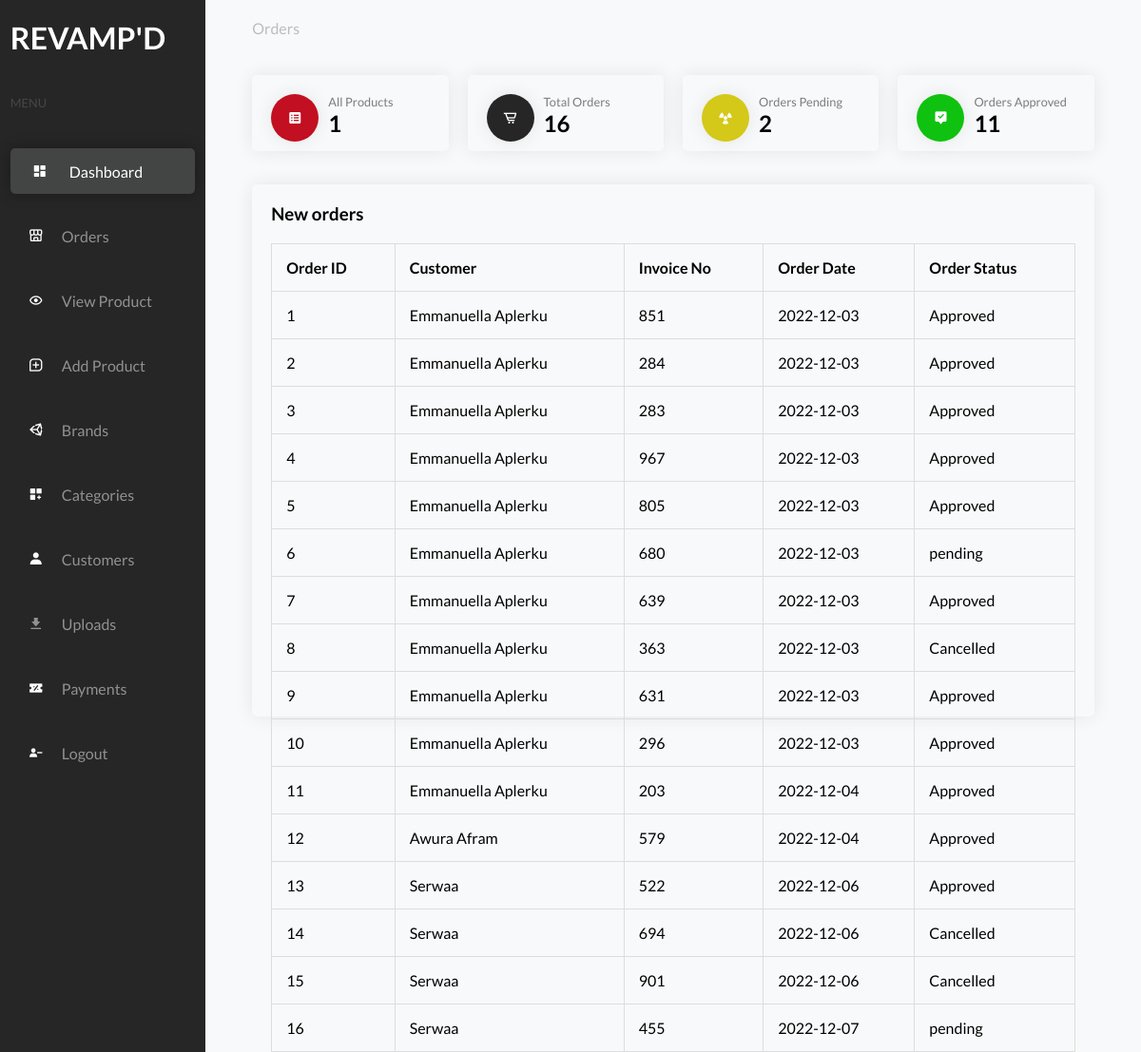
Page /admin/admin_main.php (signed in) on the committed database.
### tables this page shows
CREATE TABLE `orders` (
  `order_id` int(11) NOT NULL,
  `customer_id` int(11) NOT NULL,
  `invoice_no` int(11) NOT NULL,
  `order_date` date NOT NULL,
  `order_status` varchar(100) NOT NULL
);

CREATE TABLE `customer` (
  `customer_id` int(11) NOT NULL,
  `customer_name` varchar(100) NOT NULL,
  `customer_email` varchar(50) NOT NULL,
  `customer_pass` varchar(150) NOT NULL,
  `customer_country` varchar(30) NOT NULL,
  `customer_city` varchar(30) NOT NULL,
  `customer_contact` varchar(15) NOT NULL,
  `customer_image` varchar(100) DEFAULT NULL,
  `user_role` int(11) NOT NULL
);

### controllers/cart_controller.php (called while the page is built, shortened)
<?php
include_once dirname(__FILE__) . '/../classes/cart_class.php';
function sum_pending_orders_ctr()
{
    $sum_orders = new cart_class();
    return $sum_orders->sum_pending_orders_cls();
}
function count_orders_ctr()
{
    $count_orders = new cart_class();
    return $count_orders->count_orders_cls();
}
function count_products_ctr()
{
    $count_products = new cart_class();
    return $count_products->count_products_cls();
}
function sum_approved_orders_ctr()
{
    $sum_approved_orders = new cart_class();
    return $sum_approved_orders->sum_approved_orders_cls();
}
function select_order_admin_ctr()
{
    $select_order_admin = new cart_class();
    return $select_order_admin->select_order_admin_cls();
}
?>

### settings/db_class.php (called while the page is built, shortened)
<?php
class db_connection
{
	public $db = null;
	public $results = null;
	function db_connect(){
		$this->db = mysqli_connect(SERVERNAME,HOSTNAME,PASSWORD,DATABASE);
		if (mysqli_connect_errno()) {
			return false;
		}else{
			return true;
		}
	}
	function db_query($sqlQuery){
		$this->results = mysqli_query($this->db,$sqlQuery);
		if ($this->results == false) {
			return false;
		}else{
			return true;
		}
	}
	function db_fetch_one($sql){
		if(!$this->db_query($sql)){
			return false;
		}
		return mysqli_fetch_assoc($this->results);
	}
	function db_fetch_all($sql){
		if(!$this->db_query($sql)){
			return false;
		}
		return mysqli_fetch_all($this->results, MYSQLI_ASSOC);
	}
}
?>

### classes/cart_class.php (called while the page is built, shortened)
<?php
include_once dirname(__FILE__) . '/../settings/db_class.php';
class cart_class extends db_connection
{
    function sum_pending_orders_cls()
    {
        return $this->db_fetch_one(
            "select count(order_status) as result from orders where order_status='pending'"
        );
    }
    function count_orders_cls()
    {
        return $this->db_fetch_one('select count(*) as count from orders');
    }
    function count_products_cls()
    {
        return $this->db_fetch_one('select count(*) as count from products');
    }
    function sum_approved_orders_cls()
    {
        return $this->db_fetch_one(
            "select count(order_status) as result from orders where order_status='approved'"
        );
    }
    function select_order_admin_cls()
    {
        return $this->db_fetch_all(
            'select customer.customer_id, customer.customer_name, orders.order_id, orders.invoice_no, orders.order_date, orders.order_status from orders join customer on (customer.customer_id = orders.customer_id)'
        );
    }
}
?>

### admin/admin_main.php (the view, shortened to what this page needs)
<?php
include_once (dirname(__FILE__)) . '/../controllers/cart_controller.php';
$pendingOrders = sum_pending_orders_ctr();
$orderCount = count_orders_ctr();
$productCount = count_products_ctr();
$approvedOrders = sum_approved_orders_ctr();
$ordersAdmin = select_order_admin_ctr();
if (isset($_SESSION['role']) == '1') {
?>
    <!DOCTYPE html>
    <html lang="en">
    <head>
        <link rel="stylesheet" href="../css/admin.css">
        <link href='https://unpkg.com/boxicons@2.1.4/css/boxicons.min.css' rel='stylesheet'>
    </head>
    <body>
        <div class="us_container">
            <div class="sidebar">
                <div class="content">
                    <div class="logo" style="padding: 20px 0; color:white;">
                        <h1>REVAMP'D</h1>
                    </div>
                    <p class="sm">Menu</p>
                    <div class="menuItems">
                        <a href="./admin_main.php" class="menuItem active">
                            <div class="icon">
                                <i style="color: white;" class='bx bxs-dashboard'></i>
                            </div>
                            <p class="m_name">Dashboard</p>
                        </a>
                        <a href="./admin_orders.php" class="menuItem">
                            <div class="icon">
                                <i style="color: white;" class='bx bx-store-alt'></i>
                            </div>
                            <p class="m_name">Orders</p>
                        </a>
                        <a href="./admin_viewproduct.php" class="menuItem">
                            <div class="icon">
                                <i style="color: white;" class='bx bx-show'></i>
                            </div>
                            <p class="m_name">View Product</p>
                        </a>
                        <a href="./admin_addproducts.php" class="menuItem">
                            <div class="icon">
                                <i style="color: white;" class='bx bx-message-square-add'></i>
                            </div>
                            <p class="m_name">Add Product</p>
                        </a>
                        <a href="./admin_brands.php" class="menuItem">
                            <div class="icon">
                                <i style="color: white;" class='bx bxl-unity'></i>
                            </div>
                            <p class="m_name">Brands</p>
                        </a>
                        <a href="./admin_categories.php" class="menuItem">
                            <div class="icon">
                                <i style="color: white;" class='bx bxs-customize'></i>
                            </div>
                            <p class="m_name">Categories</p>
                        </a>
                        <a href="./admin_customers.php" class="menuItem">
                            <div class="icon">
                                <i style="color: white;" class='bx bxs-user'></i>
                            </div>
                            <p class="m_name">Customers</p>
                        </a>
                        <a href="./admin_customer_uploads.php" class="menuItem">
                            <div class="icon">
                                <i class='bx bxs-download'></i>
                            </div>
                            <p class="m_name">Uploads</p>
                        </a>
                        <a href="./admin_payments.php" class="menuItem">
                            <div class="icon">
                                <i style="color: white;" class='bx bxs-discount'></i>
                            </div>
                            <p class="m_name">Payments</p>
                        </a>
                        <a href="../Login/logout.php" class="menuItem">
                            <div class="icon">
                                <i style="color: white;" class='bx bxs-user-minus'></i>
                            </div>
                            <p class="m_name">Logout</p>
                        </a>
                    </div>
                </div>
            </div>
            <div class="side-content">
                <div class="content">
                    <div class="heading">
                        <p>Orders</p>
                    </div>
                    <div class="stats_plaque">
                        <div class="stat_items">
                            <div class="stat_item">
                                <div class="icon ic1">
                                    <i style="color: white;" class='bx bxs-spreadsheet'></i>
                                </div>
                                <div class="textDetails">
                                    <p>All Products</p>
                                    <h2><?php echo $productCount['count'] ?></h2>
                                </div>
                            </div>
                            <div class="stat_item">
                                <div class="icon ic2">
                                    <i style="color: white;" class='bx bx-cart-alt'></i>
                                </div>
                                <div class="textDetails">
                                    <p>Total Orders</p>
                                    <h2><?php echo $orderCount['count'] ?></h2>
                                </div>
                            </div>
                            <div class="stat_item">
                                <div class="icon ic4">
                                    <i style="color: white;" class='bx bxs-radiation'></i>
                                </div>
                                <div class="textDetails">
                                    <p>Orders Pending</p>
                                    <h2><?php echo $pendingOrders['result'] ?></h2>
                                </div>
                            </div>
                            <div class="stat_item">
                                <div class="icon ic3">
                                    <i style="color: white;" class='bx bxs-message-alt-check'></i>
                                </div>
                                <div class="textDetails">
                                    <p>Orders Approved</p>
                                    <h2><?php echo $approvedOrders['result'] ?></h2>
                                </div>
                            </div>
                        </div>
                        <div class="other_plaques">
                            <div class="top_rated">
                                <div class="heading">
                                    <h3>New orders</h3>
                                </div>
                                <div class="table">
                                    <table>
                                        <tr>
                                            <th>Order ID</th>
                                            <th>Customer</th>
                                            <th>Invoice No</th>
                                            <th>Order Date</th>
                                            <th>Order Status</th>
                                        </tr>
                                        <?php
                                        foreach ($ordersAdmin as $order) {
                                        ?>
                                            <tr>
                                                <td><?php echo $order['order_id']; ?></td>
                                                <td><?php echo $order['customer_name'] ?></td>
                                                <td><?php echo $order['invoice_no']; ?></td>
                                                <td><?php echo $order['order_date']; ?></td>
                                                <td><?php echo $order['order_status']; ?></td>
                                            </tr>
                                        <?php
                                        }
                                        ?>
                                    </table>
                                </div>
                            </div>
                        </div>
                    </div>
                </div>
            </div>
        </div>
    </body>
    </html>
   <?php
}

### rows in the picture
orders: order_id "1", customer.customer_name "Emmanuella Aplerku", invoice_no "851", order_date "2022-12-03", order_status "Approved"
orders: order_id "2", customer.customer_name "Emmanuella Aplerku", invoice_no "284", order_date "2022-12-03", order_status "Approved"
orders: order_id "3", customer.customer_name "Emmanuella Aplerku", invoice_no "283", order_date "2022-12-03", order_status "Approved"
orders: order_id "4", customer.customer_name "Emmanuella Aplerku", invoice_no "967", order_date "2022-12-03", order_status "Approved"
orders: order_id "5", customer.customer_name "Emmanuella Aplerku", invoice_no "805", order_date "2022-12-03", order_status "Approved"
orders: order_id "6", customer.customer_name "Emmanuella Aplerku", invoice_no "680", order_date "2022-12-03", order_status "pending"
orders: order_id "7", customer.customer_name "Emmanuella Aplerku", invoice_no "639", order_date "2022-12-03", order_status "Approved"
orders: order_id "8", customer.customer_name "Emmanuella Aplerku", invoice_no "363", order_date "2022-12-03", order_status "Cancelled"
orders: order_id "9", customer.customer_name "Emmanuella Aplerku", invoice_no "631", order_date "2022-12-03", order_status "Approved"
orders: order_id "10", customer.customer_name "Emmanuella Aplerku", invoice_no "296", order_date "2022-12-03", order_status "Approved"
orders: order_id "11", customer.customer_name "Emmanuella Aplerku", invoice_no "203", order_date "2022-12-04", order_status "Approved"
orders: order_id "12", customer.customer_name "Awura Afram", invoice_no "579", order_date "2022-12-04", order_status "Approved"
orders: order_id "13", customer.customer_name "Serwaa", invoice_no "522", order_date "2022-12-06", order_status "Approved"
orders: order_id "14", customer.customer_name "Serwaa", invoice_no "694", order_date "2022-12-06", order_status "Cancelled"
orders: order_id "15", customer.customer_name "Serwaa", invoice_no "901", order_date "2022-12-06", order_status "Cancelled"
orders: order_id "16", customer.customer_name "Serwaa", invoice_no "455", order_date "2022-12-07", order_status "pending"

### other values in the picture
$productCount['count'] "1"
$orderCount['count'] "16"
$pendingOrders['result'] "2"
$approvedOrders['result'] "11"
